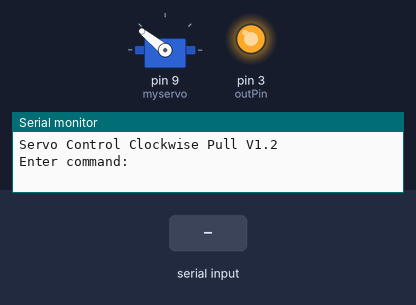
The sketch below on a simulated Arduino Uno, built with avr-gcc and run on an emulated ATmega328P. Shown: servo, output pins drawn as LEDs (lit = HIGH), the last lines printed to the serial monitor. The test bench sets the inputs (shaded band).

Above: at 1.2 s.
1.3 s: "d" received over Serial
At 1.76 s:
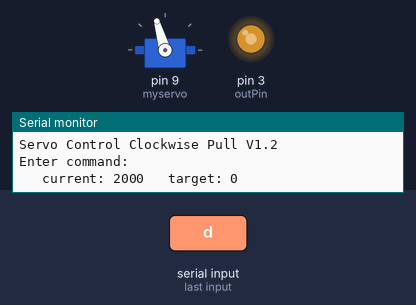
At 4.07 s:
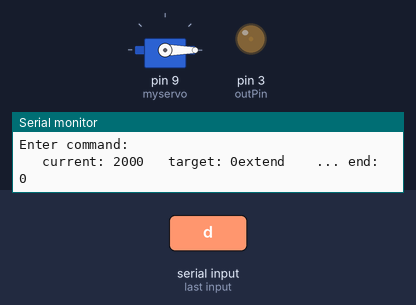
4.3 s: "r90\n" received over Serial
At 4.76 s:
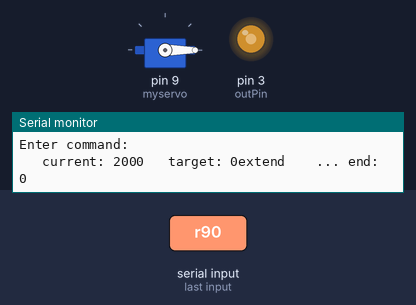
Timing chart, 0 to 13.3 s (numbered marks = the images above; inputs shaded):
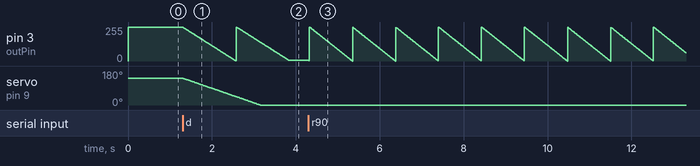

Measured:
- after the input at 1.3 s, servo on pin 9 (myservo): moves from 141° to 0° over 1.8 s, starting at once
- after the input at 4.3 s, pin 3 (outPin): ramps from 255/255 to 0/255 and jumps back, once every 1.0 s

The sketch:

servoControl-microseconds-cw_pull_1_3_verbose.ino
```cpp
/* servoControl-microseconds

v1.0, 2016-06-15
v1.1, 2016-06-17: verbose to troubleshoot position signal.
v1.2, 2016-02-26 : rebuild to accommodate moving in either direction with any command.
v1.3, 2019-08-15: open pos expectation from 0:15 to 0:30

servo control over serial
input: position 0:15 and speed a (slow) through f (fast) or r to retract

*/

#include <Servo.h>

Servo myservo;  // create servo object to control a servo

int pos=0;          // target position for each function call (in mm displacement)
char ch;            // initialize serial byte variable
int outPin=3;
int anlgOut=0;
int target=0;       // target position in microseconds
int current=2000;    // incremental position in microseconds
int increment = 0;  // step size according to speed


void setup()
{
  Serial.begin(9600); // initialize serial connection, baud rate 9600
  myservo.attach(9); // attaches the servo on pin 9 to the servo object
  myservo.writeMicroseconds(2000);
  Serial.println("Servo Control Clockwise Pull V1.2"); // display in serial monitor
  Serial.println("Enter command: ");
}

void loop()
{

  if ( Serial.available()>0) {
    ch = Serial.read();


    switch(ch) {

      case '0'...'9':
        pos = pos*10+ch-'0';
        pos = constrain(pos,0,179);
        target=map(pos,0,30,2000,1000);
        Serial.print(" request:");
        Serial.print(pos);
        Serial.print(";   target: ");
        Serial.println(target);
        break;

      case 'f':
        current = target;
        myservo.writeMicroseconds(current);
        anlgOut=map(current,1000,2000,1,254);
        analogWrite(outPin,anlgOut);
        Serial.print("\t A3: ");
        Serial.print(anlgOut);
        Serial.print("\t current: ");
        Serial.println(current);
        pos=0;
        break;

      case 'r':
        pos=0;
        for (current; current<=2000; current-=10) {
        myservo.writeMicroseconds(current);
        anlgOut=map(current,1000,2000,1,254);
        analogWrite(outPin,anlgOut);
        delay(10);
        }
        Serial.println(current);
        break;

      case 'a':
        increment = 2;

        Serial.print("\t current: ");
        Serial.print(current);
        Serial.print("\t target: ");
        Serial.print(target);

        if (current < target) {
          extend(current, target, increment);
          Serial.print("retract ");
        }
        else if (current > target) {
          retract(current, target, increment);
          Serial.print("extend ");
        }

        current = target;
        Serial.print("\t ... end: ");
        Serial.println(current);
        pos = 0;
        break;

      case 'b':
        increment = 4;

        Serial.print("\t current: ");
        Serial.print(current);
        Serial.print("\t target: ");
        Serial.print(target);

        if (current < target) {
          extend(current, target, increment);
          Serial.print("retract ");
        }
        else if (current > target) {
          retract(current, target, increment);
          Serial.print("extend ");
        }

        current = target;
        Serial.print("\t ... end: ");
        Serial.println(current);
        pos = 0;
        break;

      case 'c':
        increment = 6;

        Serial.print("\t current: ");
        Serial.print(current);
        Serial.print("\t target: ");
        Serial.print(target);

        if (current < target) {
          extend(current, target, increment);
          Serial.print("retract ");
        }
        else if (current > target) {
          retract(current, target, increment);
          Serial.print("extend ");
        }

        current = target;
        Serial.print("\t ... end: ");
        Serial.println(current);
        pos = 0;
        break;

      case 'd':
         increment = 8;

        Serial.print("\t current: ");
        Serial.print(current);
        Serial.print("\t target: ");
        Serial.print(target);

        if (current < target) {
          extend(current, target, increment);
          Serial.print("retract ");
        }
        else if (current > target) {
          retract(current, target, increment);
          Serial.print("extend ");
        }

        current = target;
        Serial.print("\t ... end: ");
        Serial.println(current);
        pos = 0;
        break;

      case 'e':
        increment = 10;

        Serial.print("\t current: ");
        Serial.print(current);
        Serial.print("\t target: ");
        Serial.print(target);

        if (current < target) {
          extend(current, target, increment);
          Serial.print("retract ");
        }
        else if (current > target) {
          retract(current, target, increment);
          Serial.print("extend ");
        }

        current = target;
        Serial.print("\t ... end: ");
        Serial.println(current);
        pos = 0;
        break;
    }
  }
  else
  {
  anlgOut=map(current,1000,2000,1,254);
  analogWrite(outPin,anlgOut);


  }

}

void extend(int current, int target, int increment)
{

  for(current; current <= target; current+=increment) {
    myservo.writeMicroseconds(current);
    anlgOut=map(current,1000,2000,1,254);
    analogWrite(outPin,anlgOut);
    delay(10);
  }
}

void retract(int current, int target, int decrement)
{
  for(current; current >= target; current-=decrement) {
    myservo.writeMicroseconds(current);
    anlgOut=map(current,1000,2000,1,254);
    analogWrite(outPin,anlgOut);
    delay(10);
  }
}
```
